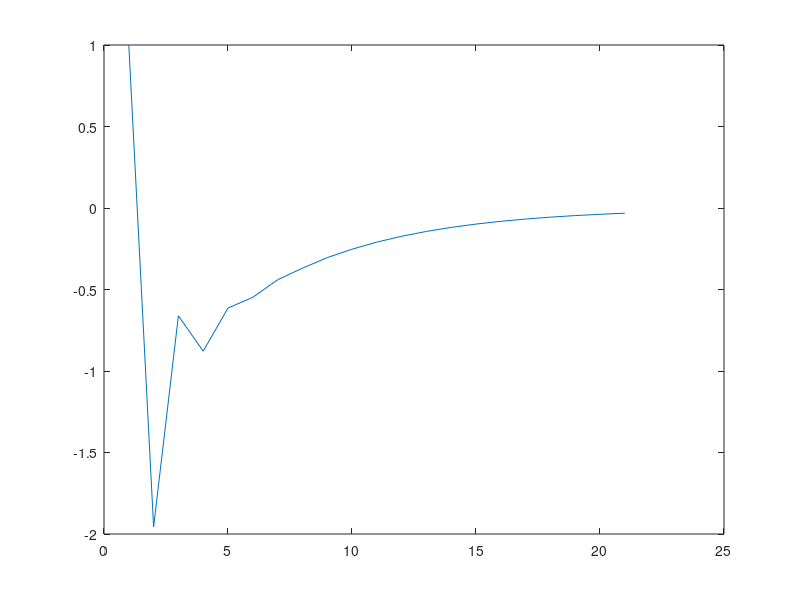

Write MATLAB code to recreate this figure. (Note: this script raises an error after producing the figure.)
clear all
clc


x0=[3 1]';
G=[ 0.6 -0.3; -0.71 -0.4];

C2=[1 0];
C1=[0 1];


Kp=.139;
Ki=.145;
Kd=.35; 

x=x0;
y=x0;
for k=1:20
	x= G*x  + Kp*C1*x +Ki*C2*x;
	y=[y x];
	end
	
	plot(y(2,:))















syms s

% Plant function G=1/(s^2+3s+1)  ti einai auto? :P profanws einai o
% "kanonas" pou leitourgei to sistima mas.. h kanw la8os?

num=1;  %apo pou prokuptei?
den=sym2poly(s^2+3*s+1); %apo pou prokuptei?

G=tf(num,den); %ti einai auto?

H=1;  %auto einai o "stoxos" mas?
step(feedback(G,H))
hold on

%%
Kp=139;
Ki=145;
Kd=35;



C=pid(Kp,Ki,Kd);
%edw evala egw ta alla eidh  term gia na dw tis diafores sto grapho
Cp=pid(Kp);
Cpi=pid(Kp,Ki);
Cpd=pid(Kp,Kd);


A=C*G;
B=Cp*G;
C=Cpi*G;
D=Cpd*G;

T=feedback(A,H);
%T=feedback(B,H);
%T=feedback(C,H);
%T=feedback(D,H);

step(T)
hold off